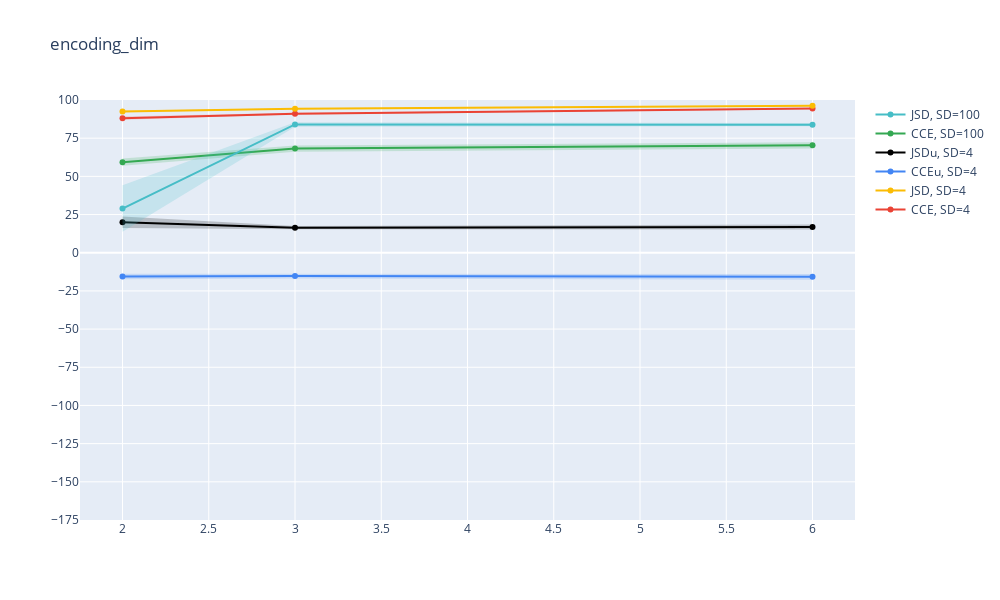

Notebook code for this chart:
### Code cell
plot_vals(3)
plt.savefig("pictures/results_fig_3.svg")

### Figure 1 — Plotly figure (JSON) as saved in the notebook; plotly's stock layout.template omitted (floating-point values rounded to 4 significant figures)
{"data": [{"marker": {"color": "#EA4335"}, "mode": "lines+markers", "name": "CCE, SD=4", "type": "scatter", "x": [2, 3, 6], "y": [88.09, 91.01, 94.39]}, {"line": {"width": 0}, "marker": {"color": "#EA4335"}, "mode": "lines", "name": "Upper bound", "showlegend": false, "type": "scatter", "x": [2, 3, 6], "y": [89.18, 91.58, 94.76]}, {"fill": "tonexty", "fillcolor": "rgba(234, 67, 53, 0.2)", "line": {"width": 0}, "marker": {"color": "#EA4335"}, "mode": "lines", "name": "Lower bound", "showlegend": false, "type": "scatter", "x": [2, 3, 6], "y": [87.0, 90.44, 94.01]}, {"marker": {"color": "#FBBC04"}, "mode": "lines+markers", "name": "JSD, SD=4", "type": "scatter", "x": [2, 3, 6], "y": [92.54, 94.3, 96.23]}, {"line": {"width": 0}, "marker": {"color": "#FBBC04"}, "mode": "lines", "name": "Upper bound", "showlegend": false, "type": "scatter", "x": [2, 3, 6], "y": [93.06, 94.64, 96.44]}, {"fill": "tonexty", "fillcolor": "rgba(251, 188, 4, 0.2)", "line": {"width": 0}, "marker": {"color": "#FBBC04"}, "mode": "lines", "name": "Lower bound", "showlegend": false, "type": "scatter", "x": [2, 3, 6], "y": [92.01, 93.96, 96.02]}, {"marker": {"color": "#4285F4"}, "mode": "lines+markers", "name": "CCEu, SD=4", "type": "scatter", "x": [2, 3, 6], "y": [-15.58, -15.3, -15.76]}, {"line": {"width": 0}, "marker": {"color": "#4285F4"}, "mode": "lines", "name": "Upper bound", "showlegend": false, "type": "scatter", "x": [2, 3, 6], "y": [-13.71, -13.8, -13.87]}, {"fill": "tonexty", "fillcolor": "rgba(66, 133, 244, 0.2)", "line": {"width": 0}, "marker": {"color": "#4285F4"}, "mode": "lines", "name": "Lower bound", "showlegend": false, "type": "scatter", "x": [2, 3, 6], "y": [-17.44, -16.8, -17.64]}, {"marker": {"color": "#000000"}, "mode": "lines+markers", "name": "JSDu, SD=4", "type": "scatter", "x": [2, 3, 6], "y": [19.95, 16.43, 16.91]}, {"line": {"width": 0}, "marker": {"color": "#000000"}, "mode": "lines", "name": "Upper bound", "showlegend": false, "type": "scatter", "x": [2, 3, 6], "y": [23.76, 17.53, 18.56]}, {"fill": "tonexty", "fillcolor": "rgba(0, 0, 0, 0.2)", "line": {"width": 0}, "marker": {"color": "#000000"}, "mode": "lines", "name": "Lower bound", "showlegend": false, "type": "scatter", "x": [2, 3, 6], "y": [16.15, 15.33, 15.27]}, {"marker": {"color": "#34A853"}, "mode": "lines+markers", "name": "CCE, SD=100", "type": "scatter", "x": [2, 3, 6], "y": [59.26, 68.22, 70.29]}, {"line": {"width": 0}, "marker": {"color": "#34A853"}, "mode": "lines", "name": "Upper bound", "showlegend": false, "type": "scatter", "x": [2, 3, 6], "y": [61.65, 70.29, 72.28]}, {"fill": "tonexty", "fillcolor": "rgba(52, 168, 83, 0.2)", "line": {"width": 0}, "marker": {"color": "#34A853"}, "mode": "lines", "name": "Lower bound", "showlegend": false, "type": "scatter", "x": [2, 3, 6], "y": [56.88, 66.15, 68.3]}, {"marker": {"color": "#46BDC6"}, "mode": "lines+markers", "name": "JSD, SD=100", "type": "scatter", "x": [2, 3, 6], "y": [28.92, 84.03, 83.84]}, {"line": {"width": 0}, "marker": {"color": "#46BDC6"}, "mode": "lines", "name": "Upper bound", "showlegend": false, "type": "scatter", "x": [2, 3, 6], "y": [44.17, 85.49, 84.87]}, {"fill": "tonexty", "fillcolor": "rgba(70, 189, 198, 0.2)", "line": {"width": 0}, "marker": {"color": "#46BDC6"}, "mode": "lines", "name": "Lower bound", "showlegend": false, "type": "scatter", "x": [2, 3, 6], "y": [13.68, 82.56, 82.81]}], "layout": {"height": 600, "title": {"text": "encoding_dim"}, "width": 1000, "yaxis": {"dtick": 25, "range": [-175, 100], "tick0": 0}}}
